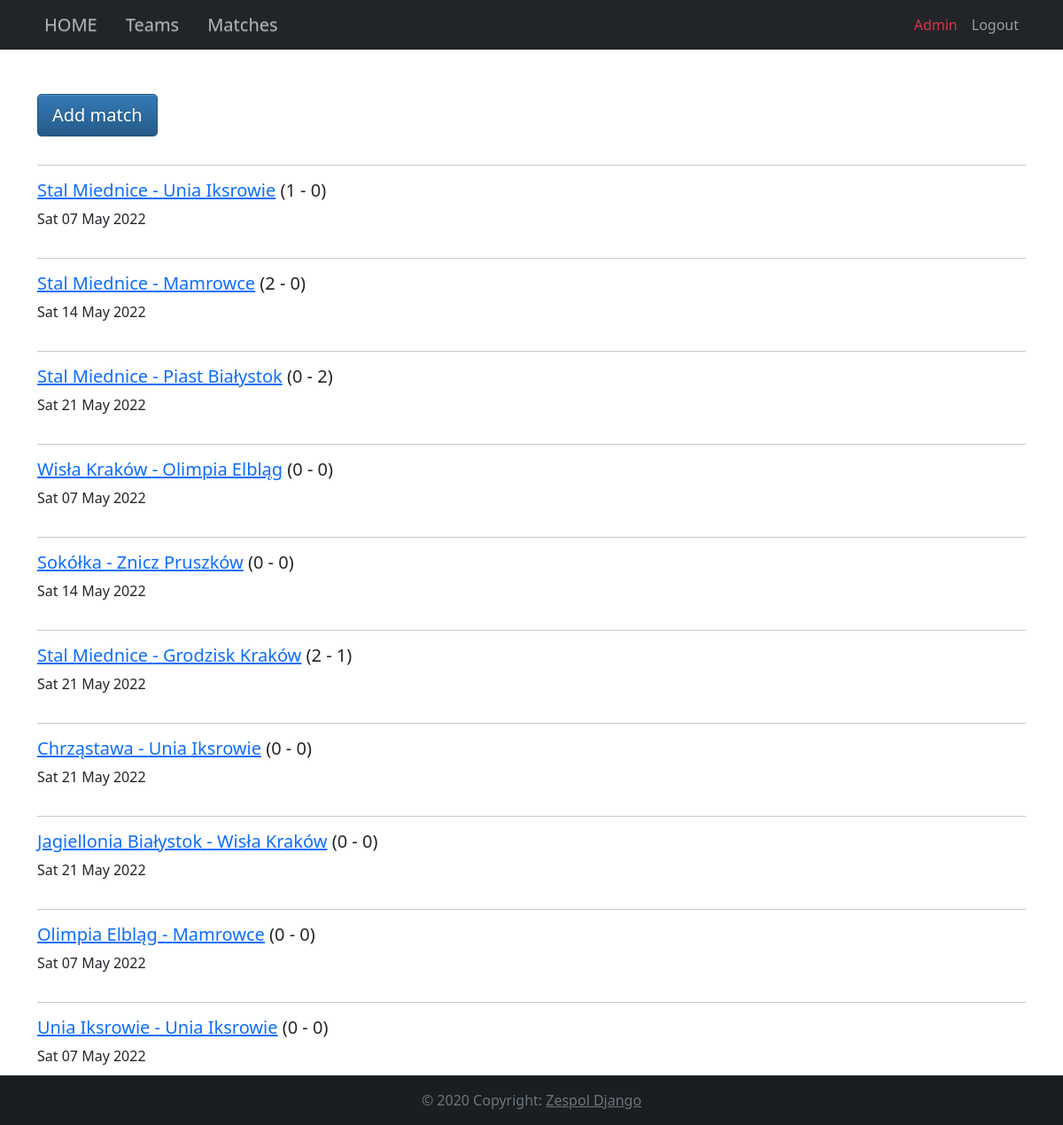
Screenshot of /match/ (signed in) with the database file from the repository.
### football_league/models.py (models this page shows, shortened)
class Match(models.Model):
    host = models.ForeignKey(Team, on_delete=models.CASCADE, related_name="host")
    guest = models.ForeignKey(Team, on_delete=models.CASCADE, related_name="guest")
    round = models.ForeignKey(Round, on_delete=models.CASCADE)
    did_host_win = models.BooleanField(default=True)

class Team(models.Model):
    name = models.CharField(max_length=100, validators=[RegexValidator('^[a-zA-Z]+$', message="Only Letters")])
    league = models.ForeignKey(League, on_delete=models.CASCADE)
    def __str__(self):
        return self.name

class Round(models.Model):
    date = models.DateTimeField()
    league = models.ForeignKey(League, on_delete=models.CASCADE)

### football_league/views.py (the view)
# urls.py: path('match/', views.MatchIndexView.as_view(), name='match_index'),
class MatchIndexView(generic.ListView):
    template_name = 'football_league/Match/match_list.html'
    context_object_name = 'data'
    def get_queryset(self):
        match_list = Match.objects.all()
        match_results = []
        for match in match_list:
            result = getMatchResult(match)
            match_results.append("{} - {}".format(str(result['host']), str(result['guest'])))
        queryset = {'match_list': match_list,
                    'match_results': match_results}
        return queryset

### football_league/templatetags/index.py (called while the page is built)
@register.filter
def index(indexable, i):
    return indexable[i]

### football_league/views.py (called while the page is built)
def getMatchResult(match):
    stats = Statistic.objects.filter(Q(match=match))
    goals_host = 0
    goals_guest = 0
    for s in stats:
        if match.host == s.player.team:
            goals_host += s.goals
        else:
            goals_guest += s.goals
    return {'host': goals_host, 'guest': goals_guest}

### football_league/templates/football_league/Match/match_list.html
{% extends 'football_league/base.html' %}
{% block content %}
{% load index %}
    {% if user.is_authenticated %}
        <p><a class="btn btn-primary btn-lg" href="{% url 'football_league:match_create' %}">Add match</a></p>
    {% endif %}
    {% for match in data.match_list %}
        <div class="match">
            <hr>
            <h5><a href="{% url 'football_league:match_detail' match.id %}">{{ match.host }} - {{ match.guest }}</a> ({{ data.match_results|index:forloop.counter0 }})</h5>
            <p>{{ match.round.date|date:"D d M Y"|linebreaksbr }}</p>
        </div>
    {% endfor %}
{% endblock %}

### rows the page displays
Match: host "Stal Miednice", guest "Unia Iksrowie", match_results|index "1 - 0", round "Sat 07 May 2022"
Match: host "Stal Miednice", guest "Mamrowce", match_results|index "2 - 0", round "Sat 14 May 2022"
Match: host "Stal Miednice", guest "Piast Białystok", match_results|index "0 - 2", round "Sat 21 May 2022"
Match: host "Wisła Kraków", guest "Olimpia Elbląg", match_results|index "0 - 0", round "Sat 07 May 2022"
Match: host "Sokółka", guest "Znicz Pruszków", match_results|index "0 - 0", round "Sat 14 May 2022"
Match: host "Stal Miednice", guest "Grodzisk Kraków", match_results|index "2 - 1", round "Sat 21 May 2022"
Match: host "Chrząstawa", guest "Unia Iksrowie", match_results|index "0 - 0", round "Sat 21 May 2022"
Match: host "Jagiellonia Białystok", guest "Wisła Kraków", match_results|index "0 - 0", round "Sat 21 May 2022"
Match: host "Olimpia Elbląg", guest "Mamrowce", match_results|index "0 - 0", round "Sat 07 May 2022"
Match: host "Unia Iksrowie", guest "Unia Iksrowie", match_results|index "0 - 0", round "Sat 07 May 2022"
